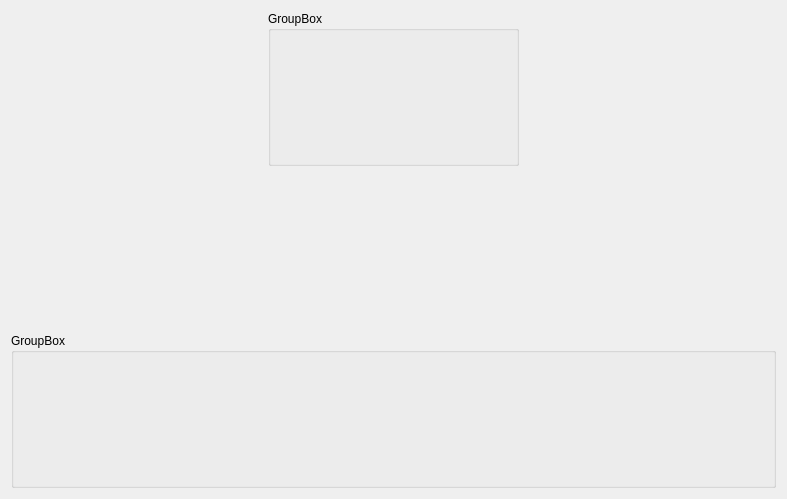
<?xml version="1.0" encoding="UTF-8"?>
<ui version="4.0">
 <class>TabControl</class>
 <widget class="QWidget" name="TabControl">
  <property name="geometry">
   <rect>
    <x>0</x>
    <y>0</y>
    <width>787</width>
    <height>499</height>
   </rect>
  </property>
  <property name="windowTitle">
   <string>Form</string>
  </property>
  <layout class="QGridLayout" name="gridLayout">
   <item row="0" column="2">
    <widget class="WidgetALT" name="widgetALT" native="true"/>
   </item>
   <item row="0" column="0">
    <widget class="WidgetADI" name="widgetADI" native="true"/>
   </item>
   <item row="3" column="0" colspan="3">
    <widget class="QGroupBox" name="groupBox_4">
     <property name="title">
      <string>GroupBox</string>
     </property>
    </widget>
   </item>
   <item row="1" column="2">
    <widget class="WidgetASI" name="widgetASI" native="true"/>
   </item>
   <item row="0" column="1">
    <widget class="QGroupBox" name="groupBox_9">
     <property name="title">
      <string>GroupBox</string>
     </property>
    </widget>
   </item>
   <item row="1" column="0">
    <widget class="QWidget" name="widget" native="true"/>
   </item>
  </layout>
 </widget>
 <customwidgets>
  <customwidget>
   <class>WidgetALT</class>
   <extends>QWidget</extends>
   <header>widgetalt.h</header>
   <container>1</container>
  </customwidget>
  <customwidget>
   <class>WidgetASI</class>
   <extends>QWidget</extends>
   <header>widgetasi.h</header>
   <container>1</container>
  </customwidget>
  <customwidget>
   <class>WidgetADI</class>
   <extends>QWidget</extends>
   <header>widgetadi.h</header>
   <container>1</container>
  </customwidget>
 </customwidgets>
 <resources/>
 <connections/>
</ui>
